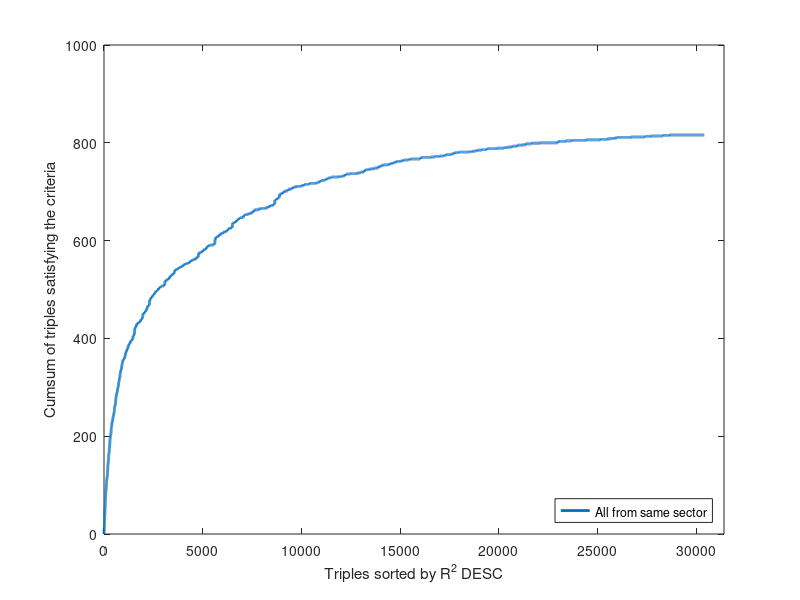
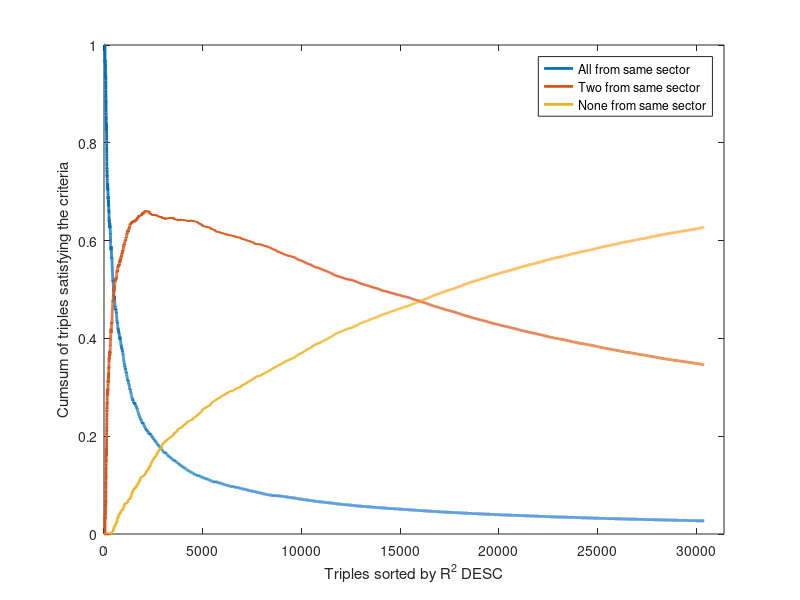

These charts were generated, in order, by the following MATLAB code:
clear;clc;
load('rep_no_sectors_triples.mat');
load('rep_same_sector_triples.mat');
load('rep_two_sectors_triples.mat');
Y = [rep_same_sector_triples' rep_two_sectors_triples' rep_no_sectors_triples'];
plot(Y);

T = length(Y);


plot(Y(:,1), 'LineWidth', 2);
legend('All from same sector', 'Location','southeast');
ylabel('Cumsum of triples satisfying the criteria');
xlabel('Triples sorted by R^2 DESC');
xlim([0 T+1000]);

% subplot(1,2,2);
% plot(1:length(Y), Y(:,2), 'r', 1:length(Y), Y(:,3), 'b');
% legend('Two from same sector', 'No from same sector', 'Location','southeast');
% xlabel('Triples sorted by R^2 DESC');
% ylabel('Cumsum of triples satisfying the criteria');

W = Y;
for i = 2:length(Y)
    W(i,:) = W(i,:) / sum(Y(i,:));
end

figure;
plot(W(5:end,:), 'LineWidth', 2);
legend('All from same sector', 'Two from same sector', 'None from same sector', 'Location','northeast');
ylabel('Cumsum of triples satisfying the criteria');
xlabel('Triples sorted by R^2 DESC');
xlim([0 T+1000]);
